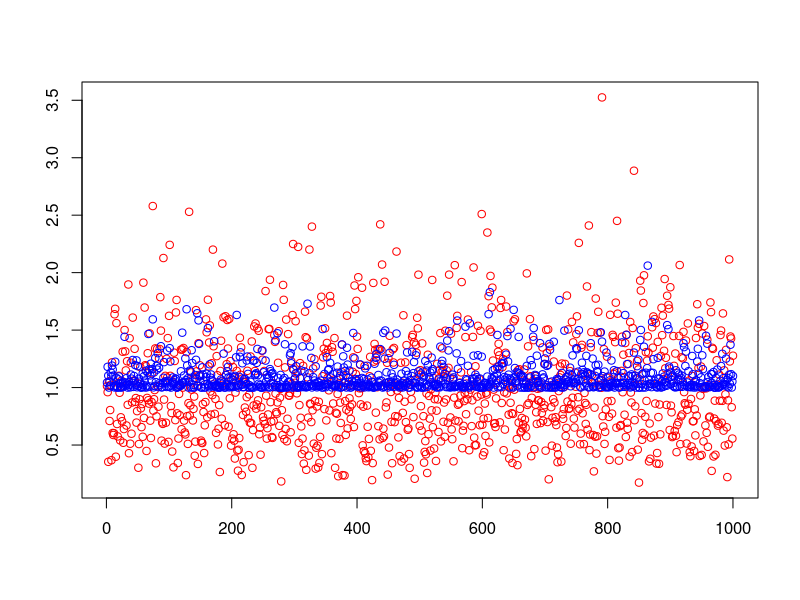
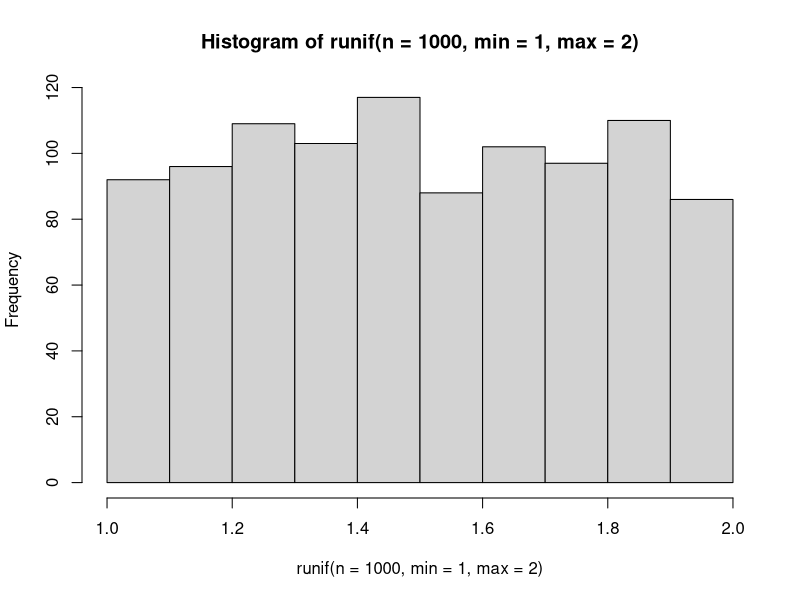
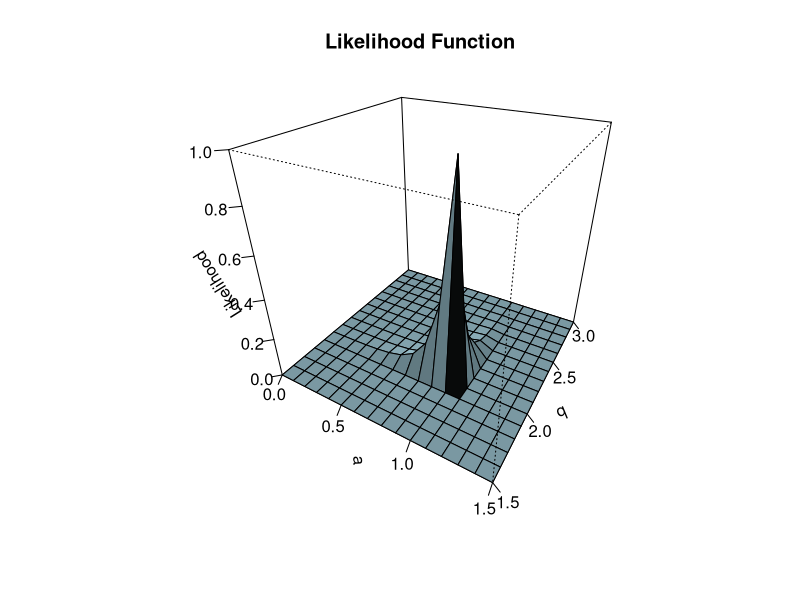

Reproduce these figures in R, in order.
## ---- chunk 1
#| echo: false
set.seed(123)
x <- rnorm(10)
print(x)
## ---- chunk 2
#| echo: true
mean(x^2)
## ---- chunk 3
#| echo: true
mean(x)^2 + 1
## ---- chunk 4
#| echo: true
#| fig-cap: "그림1: 추정의비교, 빨간색은 $\\text{mean}(x^2)$, 파란색은 $1+\\text{mean}(x)^2$. "
A <- c()
B <- c()
for(i in 1:1000){
    x <- rnorm(10)
    A[i] <- mean(x^2)
    B[i] <- 1+mean(x)^2
}
plot(A,col='red',xlab="",ylab="")
points(B,col='blue',xlab="",ylab="")
## ---- chunk 5
#| echo: false
#| fig-cap: "그림2: 균등분포의 히스토그램"
hist(runif(n=1000, min=1,max=2))
## ---- chunk 6
#| echo: true
set.seed(123)
x <- runif(n=10, min=1,max=2)
x
## ---- chunk 7
#| echo: true
a=1.2
b=1.5
## ---- chunk 8
#| echo: true
print((b-a)^10)
print(x)
print(a<=x)
print(x<=b)
## ---- chunk 9
#| echo: true
likelihood = 1/(b-a)^10 * prod(a<=x) * prod(x<=b)
likelihood
## ---- chunk 10
#| echo: false
#| fig-cap: "그림3: $a$, $b$에 대한 likelihood 함수의 3D plot"
#| fig-width: 10
#| fig-height: 8

# a, b의 그리드 생성
a_seq <- seq(0, 1.5, by = 0.1)
b_seq <- seq(1.5, 3, by = 0.1)

# 가능도 함수 계산을 위한 행렬 생성
likelihood_matrix <- matrix(0, nrow = length(a_seq), ncol = length(b_seq))

for(i in 1:length(a_seq)) {
    for(j in 1:length(b_seq)) {
        a_val <- a_seq[i]
        b_val <- b_seq[j]

        # b > a 조건과 데이터가 범위 내에 있는지 확인
        if(b_val > a_val && all(a_val <= x) && all(x <= b_val)) {
            likelihood_matrix[i, j] <- 1/(b_val - a_val)^10
        } else {
            likelihood_matrix[i, j] <- 0
        }
    }
}

# 3D plot
persp(a_seq, b_seq, likelihood_matrix,
      theta = 30, phi = 30,
      xlab = "a", ylab = "b", zlab = "Likelihood",
      main = "Likelihood Function",
      col = "lightblue",
      shade = 0.5,
      ticktype = "detailed")
## ---- chunk 11
#| echo: true
print(min(x)); print(max(x))
